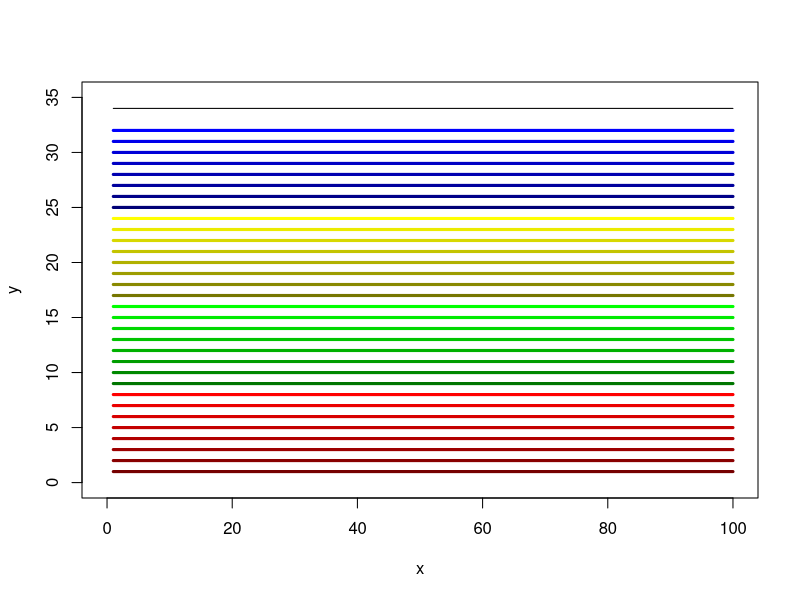

This chart was generated by the following R code:
n = 10
m = 10
x = 1:100
y = rep(34,length(x))
plot(x,y, type = "l", xlim = c(0,100), ylim = c(0,35))

# cl = rgb(1,1,0,maxColorValue = 255)
# plot(x,y, type = "l", xlim = c(0,100), ylim = c(0,17))
# for (i in 1:n){
#     cl = rgb(i/n,i/n,i/n)
#     y = rep(i,length(x))
#     lines(x = x, y = y, type = "l", col = cl, lwd = 3)
#   
#   
# }

for (k in 1:4){
  for (j in 1:8){
    c1 = k %% 2
    c2 = ((k - c1)%%4)/2
    c3 = ((k - c1 - c2*2)%%8)/4
    if (k%%8 == 0){
      c1 = 1
      c2 = 1
      c3 = 0
    }
    p = 13
    cl = rgb(c1*(j+(p-8))/p,c2*(j+(p-8))/p,c3*(j+(p-8))/p)
    y = rep((k-1)*8 + j,length(x))
    lines(x = x, y = y, type = "l", col = cl, lwd = 3)
  }
}



# for (i in 1:n){
#     
#     c1 = i %% 2
#     c2 = ((i - c1)%%4)/2
#     c3 = ((i - c1 - c2*2)%%8)/4
#     if (i%%8 == 0){
#       c1 = 1
#       c2 = 1
#       c3 = 0
#     }
#     print(c(c1,c2,c3))
#     print(" ")
# }



# 
# i = 2
# 
# plot(x,y, type = "l", xlim = c(0,100), ylim = c(0,17))
# cl1 = rgb(255,0,0,maxColorValue = 255)
# y = rep(1,length(x))
# lines(x = x, y = y, type = "l", col = cl1, lwd = 3)
# y = rep(3,length(x))
# cl2 = rgb(255,50,100,maxColorValue = 255)
# lines(x = x, y = y, type = "l", col = cl2, lwd = 3)
# 
# 


